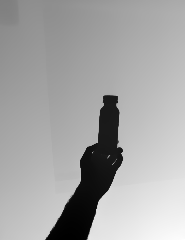
#> input picture parametric_data/gurt/depth/000014.png, 185 x 240 px, shrunk from 378 x 490 before the run; its folder holds only this picture in this run
$ python depth_to_redblue_vis.py gurt/depth
#> lines starting #> are read from the running program, lines starting #| are printed output that depends on the picture; after the words box and inside, x2 and y2 are one past the last pixel; in counts of white or black regions, pixels touching at a corner belong together
#!/usr/bin/env python3
"""
Visualize depth PNG(s) as red-blue images: red = near, blue = far.
By default uses absolute depth mapping (same depth value = same color across all images).
Use --relative to scale per image (min/max of each image).

Usage:
    python depth_to_redblue_vis.py /path/to/depth/000104.png
    python depth_to_redblue_vis.py /path/to/depth --min-depth 300 --max-depth 2000  # explicit range (mm)
    python depth_to_redblue_vis.py /path/to/depth --relative  # per-image scale (old behavior)
"""

import argparse
import os
import glob
import numpy as np
from PIL import Image


def depth_to_redblue(
    depth_path: str,
    output_path: str,
    *,
    depth_min_mm: float,
    depth_max_mm: float,
) -> None:
    """Map depth (mm) to red-blue: depth_min_mm -> red, depth_max_mm -> blue. Same value = same color."""
#> called with depth_path = 'gurt/depth/000014.png', output_path = 'gurt/output/depth_vis/000014.png', depth_min_mm = 300, depth_max_mm = 2000
    d = np.array(Image.open(depth_path))
#> d is the input picture: shape (240, 185) uint16; min 416, max 1622, mean 1197.8
    valid = d > 0
#> valid: shape (240, 185) bool; every value is 1
    if not np.any(valid):
        rgb = np.zeros((*d.shape, 3), dtype=np.uint8)
        Image.fromarray(rgb).save(output_path)
        print(f"{depth_path} -> {output_path} (no valid depth)")
        return
    span = depth_max_mm - depth_min_mm
    if span <= 0:
        span = 1.0
    t = np.zeros_like(d, dtype=np.float64)
    t[valid] = (d[valid].astype(np.float64) - depth_min_mm) / span
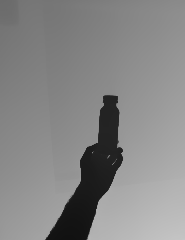
#> t: shape (240, 185) float64; min 0.0682, max 0.778, mean 0.528
    t[valid] = np.clip(t[valid], 0.0, 1.0)
    rgb = np.zeros((*d.shape, 3), dtype=np.uint8)
    rgb[valid, 0] = (255 * (1 - t[valid])).astype(np.uint8)
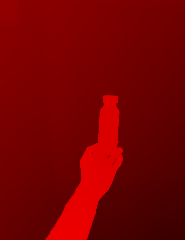
#> rgb: shape (240, 185, 3); mean of channels 0, 1, 2 119.8, 0, 0; drawn as R, G, B
    rgb[valid, 1] = 0
    rgb[valid, 2] = (255 * t[valid]).astype(np.uint8)
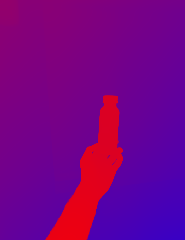
#> rgb: shape (240, 185, 3); mean of channels 0, 1, 2 119.8, 0, 134.2; drawn as R, G, B
    rgb[~valid] = 0
    os.makedirs(os.path.dirname(output_path) or ".", exist_ok=True)
    Image.fromarray(rgb).save(output_path)
    print(f"{depth_path} -> {output_path}  (red={depth_min_mm} mm, blue={depth_max_mm} mm)")


def main():
    parser = argparse.ArgumentParser(
        description="Red-blue depth visualization (red=near, blue=far). Absolute mapping by default."
    )
    parser.add_argument(
        "input",
        type=str,
        help="Path to a depth PNG or to a directory of depth PNGs",
    )
    parser.add_argument(
        "--output-dir", "-o",
        type=str,
        default=None,
        help="Output directory. Default: <input_parent>/../output/depth_vis for a file, <input>/depth_vis for a dir",
    )
    parser.add_argument(
        "--min-depth",
        type=float,
        default=300.0,
        help="Depth (mm) that maps to red. Used for absolute coloring (default: 300)",
    )
    parser.add_argument(
        "--max-depth",
        type=float,
        default=2000.0,
        help="Depth (mm) that maps to blue. Used for absolute coloring (default: 2000)",
    )
    parser.add_argument(
        "--relative",
        action="store_true",
        help="Scale per image (min/max of each image) instead of absolute depth range",
    )
    args = parser.parse_args()

    if os.path.isfile(args.input):
        paths = [args.input]
        if args.output_dir is None:
            parent = os.path.dirname(args.input)
            args.output_dir = os.path.normpath(os.path.join(parent, "..", "output", "depth_vis"))
    elif os.path.isdir(args.input):
        paths = sorted(glob.glob(os.path.join(args.input, "*.png")))
        if not paths:
            print(f"No *.png in {args.input}", flush=True)
            return 1
        if args.output_dir is None:
            args.output_dir = os.path.join(os.path.dirname(args.input.rstrip(os.sep)), "output", "depth_vis")
    else:
        print(f"Not a file or directory: {args.input}", flush=True)
        return 1

    for p in paths:
        name = os.path.basename(p)
        out_path = os.path.join(args.output_dir, name)
        if args.relative:
            d = np.array(Image.open(p))
            valid = d > 0
            if np.any(valid):
                d_min, d_max = float(d[valid].min()), float(d[valid].max())
                depth_to_redblue(p, out_path, depth_min_mm=d_min, depth_max_mm=d_max)
            else:
                depth_to_redblue(p, out_path, depth_min_mm=0.0, depth_max_mm=1.0)
        else:
            depth_to_redblue(
                p, out_path,
                depth_min_mm=args.min_depth,
                depth_max_mm=args.max_depth,
            )
    return 0


if __name__ == "__main__":
    exit(main() or 0)
#> (the program exits here)

$ run again, on parametric_data/gurt/output/depth.png
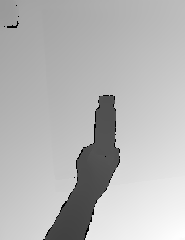
#> input picture parametric_data/gurt/output/depth.png, 185 x 240 px, shrunk from 378 x 490 before the run
#> in depth_to_redblue, d is the input picture: shape (240, 185) uint16; min 0, max 1670, mean 1197.8
#> in depth_to_redblue, `valid = d > 0`:
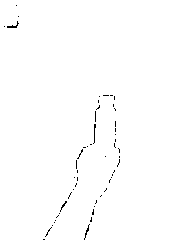
#> valid: shape (240, 185) bool; 99.4% white; black in thin lines or dots, all inside (x1, y1, x2, y2) = (4, 5, 120, 240)
#> in depth_to_redblue, `rgb[valid, 2] = (255 * t[valid]).astype(np.uint8)`:
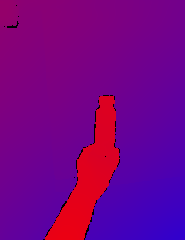
#> rgb: shape (240, 185, 3); mean of channels 0, 1, 2 117.9, 0, 134.5; drawn as R, G, B
